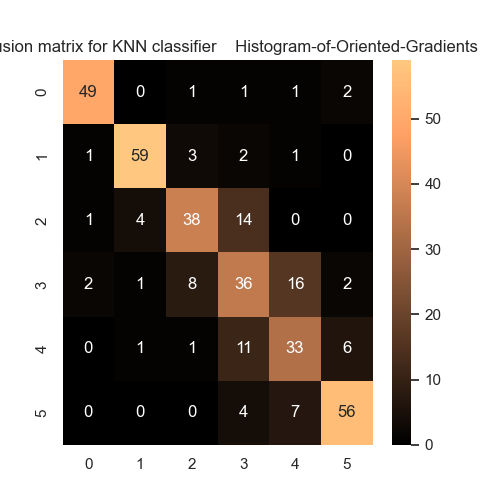
#> input picture Classifiers/KNN.png, 500 x 500 px
$ python -i hog.py   (imports and definitions only)
#> lines starting #> are read from the running program, lines starting #| are printed output that depends on the picture; after the words box and inside, x2 and y2 are one past the last pixel; in counts of white or black regions, pixels touching at a corner belong together
#> further down, picture is the input picture: shape (500, 500, 3); mean B, G, R 136.9, 143.7, 153
# %%
import time
from tqdm import tqdm
from sklearn.linear_model import SGDClassifier
from sklearn.naive_bayes import GaussianNB
from sklearn.ensemble import RandomForestClassifier
import os
import numpy as np
# import cv2
import cv2 as cv2
# import cv2.cv2 as cv2
from scipy import ndimage as ndi
import imageio
from os import walk
from pyefd import elliptic_fourier_descriptors
from skimage import feature
import pandas as pd
from sklearn.preprocessing import normalize
from sklearn.decomposition import PCA
from sklearn.utils import shuffle
from sklearn.model_selection import train_test_split, GridSearchCV
from sklearn.metrics import classification_report
from sklearn import svm
from sklearn.metrics import confusion_matrix
from sklearn.pipeline import Pipeline
from sklearn.preprocessing import StandardScaler
import seaborn as sns
import joblib
import matplotlib.pyplot as plt
from sklearn.neighbors import KNeighborsClassifier
from sklearn.ensemble import RandomForestClassifier, VotingClassifier
from scipy.stats import skew
from skimage.filters import sobel
from skimage.feature import local_binary_pattern
# [2 lines not run here, left out]


# %%
base = './'


# [15 lines left out: functions plt_t, segm_1, not called in this run]


def should_flip(img):
    a = img.sum(axis=0)
    a = a / a.max()
    if (a[:int(len(a)//8)].sum() < a[int(len(a)*7//8):].sum()):
        # flip the image
        return True
    return False


def segm_9(img):
    # Convert BGR to HSV color space
    hsv_img = cv2.cvtColor(img, cv2.COLOR_BGR2YCR_CB)
#> hsv_img: shape (500, 500, 3); mean of channels 0, 1, 2 145.6, 133.2, 123
    # Split HSV image into separate channels
    _, _, B_channel = cv2.split(hsv_img)
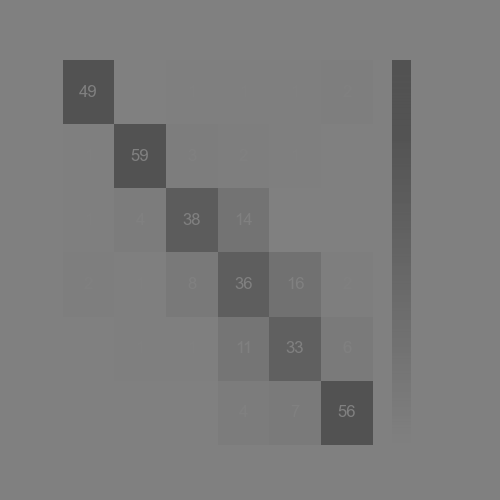
#> B_channel: shape (500, 500); min 82, max 128, mean 123
    _, trr2 = cv2.threshold(
        B_channel, 1, 1.0, cv2.THRESH_BINARY_INV + cv2.THRESH_OTSU)
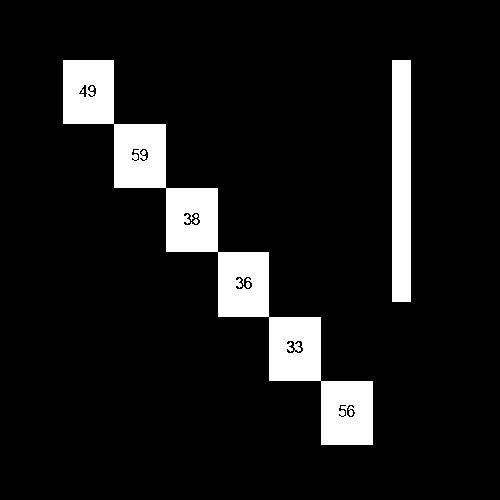
#> trr2: shape (500, 500); values 0 (black) and 1 (white), 9.6% white; 5 white regions (2 under 20 px), largest, box (x1, y1, x2, y2) and area: (63, 60, 373, 445) 19353, (392, 60, 411, 302) 4598, (246, 282, 250, 288) 20

    trr2 = ndi.binary_fill_holes(trr2).astype(np.uint8)
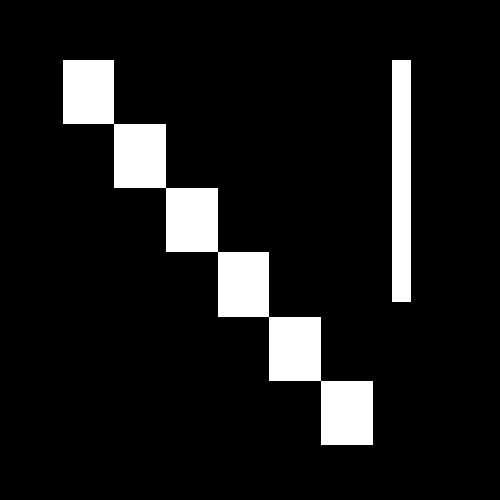
#> trr2: shape (500, 500); values 0 (black) and 1 (white), 9.8% white; 2 white regions

    contours, _ = cv2.findContours(
        trr2, cv2.RETR_LIST, cv2.CHAIN_APPROX_SIMPLE)
#> contours = 2 contours; box (x1, y1, x2, y2) and area: (63, 60, 373, 445) 19202, (392, 60, 411, 302) 4338
    maxcontour = max(contours, key=cv2.contourArea)
#> maxcontour = contour of 34 points, box (x1, y1, x2, y2) (63, 60, 373, 445), area 19202
    x, y, w, h = cv2.boundingRect(maxcontour)
#> x = 63; y = 60; w = 310; h = 385
    crop = img[y:y+h, x:x+w]
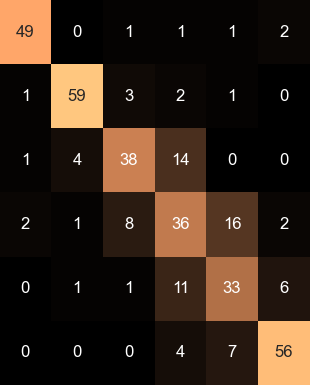
#> crop: shape (385, 310, 3); mean B, G, R 23.8, 35.7, 52
    maske = trr2[y:y+h, x:x+w]
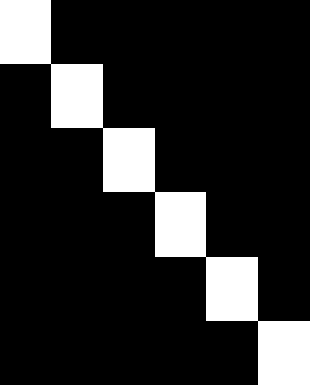
#> maske: shape (385, 310); values 0 (black) and 1 (white), 16.7% white; 1 white region, box (x1, y1, x2, y2) and area: (0, 0, 310, 385) 19891
    masked_data = cv2.bitwise_and(crop, crop, mask=maske)
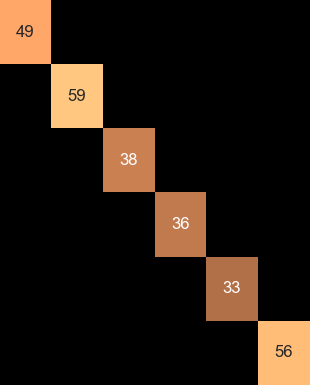
#> masked_data: shape (385, 310, 3); mean B, G, R 16.4, 25.4, 36.8
    masked_data = cv2.resize(masked_data, (128*2, 64*2))
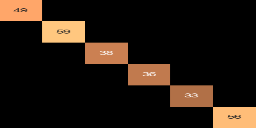
#> masked_data: shape (128, 256, 3); mean B, G, R 16.4, 25.4, 36.8
    if should_flip(trr2):
#> in should_flip, `a = img.sum(axis=0)`: a = 500 values, max 242 at index 392, min 0 at index 0, mean 48.98
#> in should_flip, `a = a / a.max()`: a = 500 values, max 1 at index 392, min 0 at index 0, mean 0.202
        masked_data = cv2.flip(masked_data, 1)
        maske = cv2.flip(maske, 1)
    return cv2.cvtColor(masked_data, cv2.COLOR_BGR2GRAY), maske*255


# [54 lines left out: functions make_to_left, preprocess, ImageSegmentation, not called in this run]


# [1 line not run here, left out]
# [7 lines of commented-out code are left out]
base = "./"


# [59 lines left out: functions HOG_oper, HOG_PCA, HOG, not called in this run]


# [2 lines not run here, left out]

# [27 lines of commented-out code are left out]
def LBP_HOG():
    # here we will combine the lbp and hog features in one feature vector
    file = open(r"./Feature-Extraction/Histogram-of-Oriented-Gradients.txt", "w")
    lstFiles = []
    labels = []
    feature_vectors = []
    path = r"./Image-Segmentation/"
    for (path, _, archivos) in walk(path):
        for arch in archivos:
            (nomArch, ext) = os.path.splitext(arch)
            if (ext == ".JPG"):
                lstFiles.append(nomArch + ext)
                direc = path + "/" + nomArch + ext
                name = nomArch + ext
                img_binary = cv2.imread(direc)

                image = cv2.imread(path + arch)
                image = cv2.cvtColor(image, cv2.COLOR_BGR2GRAY)
                image = cv2.resize(image, (461, 260))

                # now we will implement the local binary pattern on the image
                # then we will implement the hog on the lbp image
                # 24 represents the number of points to be considered in the radius - 8 represents the radius of the circle
                lbp = local_binary_pattern(image, 21, 8, method="uniform")
                hist, bins = np.histogram(lbp.ravel(), 256, [0, 256], True)

                (H) = feature.hog(image, orientations=9,  pixels_per_cell=(16, 16),
                                  cells_per_block=(2, 2), block_norm='L2-Hys', feature_vector=True)

                # store both the lbp and hog features in one feature vector

                feature_vector = np.concatenate((hist, H), axis=None)
                feature_vectors.append(feature_vector)

                labels.append(name[0])

                file.write(name)
                for item in range(len(feature_vector)):
                    file.write(",%.3f" % feature_vector[item])
                file.write("," + name[0] + "\n")
    file.close()
    return feature_vectors, labels


feature_vector, labels = LBP_HOG()

# %%

base = "./"

# [105 lines left out: function TRY_classifiers, not called in this run]

    # [16 lines of commented-out code are left out]
# [1 line not run here, left out]
# [6 lines of commented-out code are left out]

>>> import cv2
>>> picture = cv2.imread('Classifiers/KNN.png')
>>> result = segm_9(picture)
